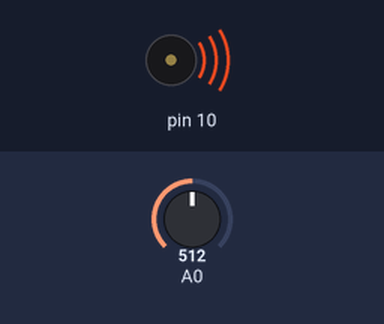
The sketch below on a simulated Arduino Uno, built with avr-gcc and run on an emulated ATmega328P. Parts: buzzer (waves = sounding). The test bench sets the inputs (shaded band); at power-on: A0 = 512. What the sketch prints to the serial monitor is not drawn.

Above: at 0.1 s.
Timing chart, 0 to 1.6 s (numbered marks = the images above):
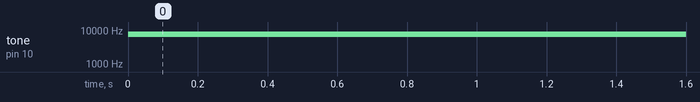

The sketch:

primer_intento.ino
```cpp
void setup() {
  // initialize serial communications (for debugging only):
  Serial.begin(9600);

}
void loop() {
  // read the sensor:
  int sensorReading = analogRead(A0);
  // print the sensor reading so you know its range
  Serial.println(sensorReading*255/1023);
  // map the analog input range (in this case, 400 - 1000 from the photoresistor)
  // to the output pitch range (120 - 1500Hz)
  // change the minimum and maximum input numbers below
  // depending on the range your sensor's giving:
  int thisPitch = map(sensorReading, 0, 127, 200, 2000);

  // play the pitch:
  tone(10, thisPitch);
  delay(20);       // delay in between reads for stability
}
```

Measured:
- by itself, tone on pin 10: silent → 7456 Hz at 0.00 s
